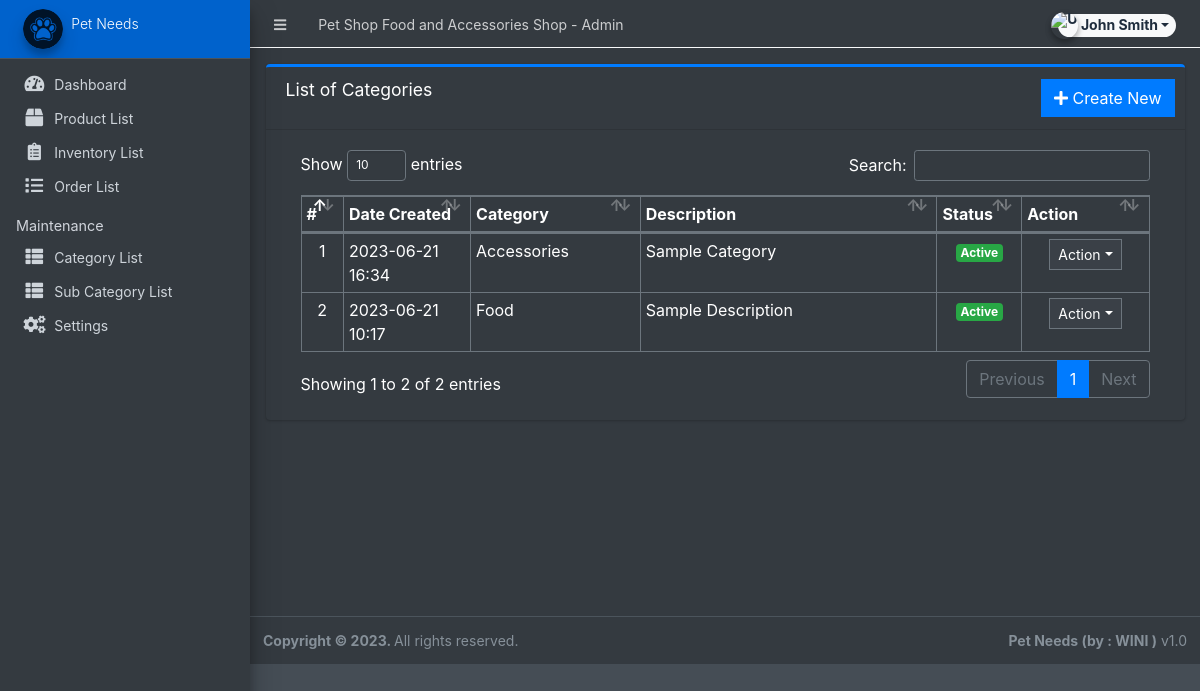
The page /admin/?page=maintenance/category (signed in) on the database as committed earlier.
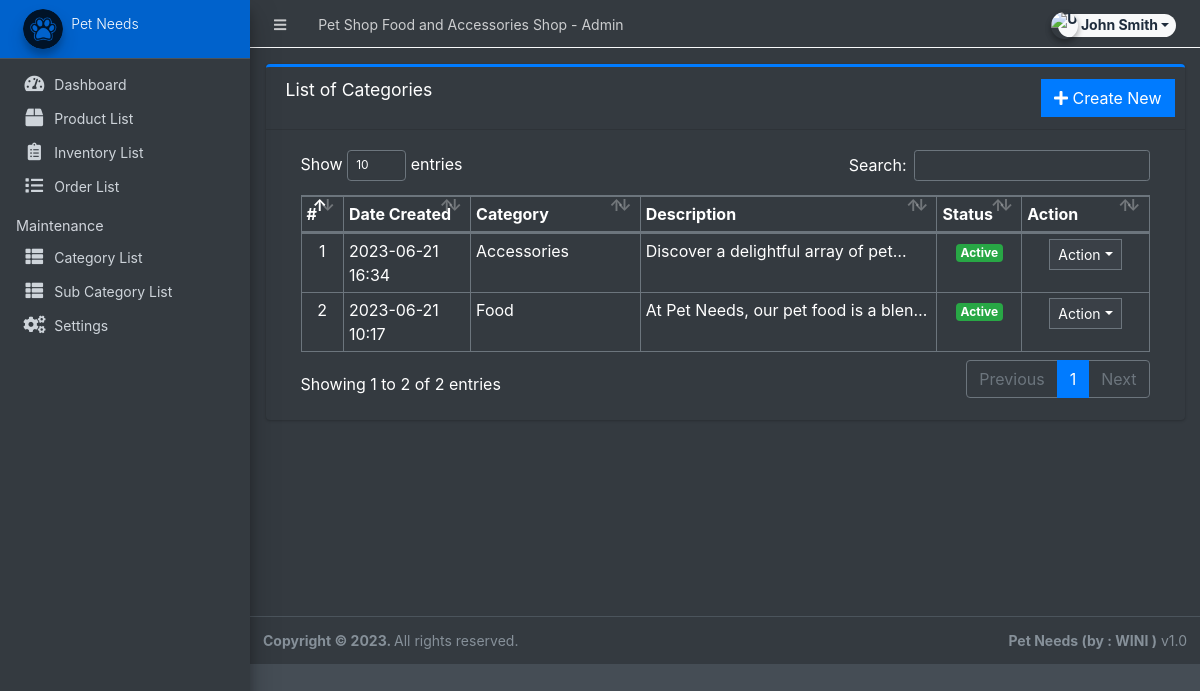
The same page on the database as committed later.
### tables this page shows
CREATE TABLE `categories` (
  `id` int(30) NOT NULL,
  `category` varchar(250) NOT NULL,
  `description` text DEFAULT NULL,
  `status` tinyint(1) NOT NULL DEFAULT 1,
  `date_created` datetime NOT NULL DEFAULT current_timestamp()
);

### admin/maintenance/category.php (the view, shortened to what this page needs)
<div class="card card-outline card-primary">
	<div class="card-header">
		<h3 class="card-title">List of Categories</h3>
		<div class="card-tools">
			<a href="?page=maintenance/manage_category" class="btn btn-flat btn-primary"><span class="fas fa-plus"></span>  Create New</a>
		</div>
	</div>
	<div class="card-body">
		<div class="container-fluid">
        <div class="container-fluid">
			<table class="table table-bordered table-stripped">
				<colgroup>
					<col width="5%">
					<col width="15%">
					<col width="20%">
					<col width="35%">
					<col width="10%">
					<col width="15%">
				</colgroup>
				<thead>
					<tr>
						<th>#</th>
						<th>Date Created</th>
						<th>Category</th>
						<th>Description</th>
						<th>Status</th>
						<th>Action</th>
					</tr>
				</thead>
				<tbody>
					<?php
					$i = 1;
						$qry = $conn->query("SELECT * from `categories` order by unix_timestamp(date_created) desc ");
						while($row = $qry->fetch_assoc()):
                            $row['description'] = strip_tags(stripslashes(html_entity_decode($row['description'])));
					?>
						<tr>
							<td class="text-center"><?php echo $i++; ?></td>
							<td><?php echo date("Y-m-d H:i",strtotime($row['date_created'])) ?></td>
							<td><?php echo $row['category'] ?></td>
							<td ><p class="truncate-1 m-0"><?php echo $row['description'] ?></p></td>
							<td class="text-center">
                                <?php if($row['status'] == 1): ?>
                                    <span class="badge badge-success">Active</span>
                                <?php else: ?>
                                    <span class="badge badge-danger">Inactive</span>
                                <?php endif; ?>
                            </td>
							<td align="center">
								 <button type="button" class="btn btn-flat btn-default btn-sm dropdown-toggle dropdown-icon" data-toggle="dropdown">
				                  		Action
				                  </button>
							</td>
						</tr>
					<?php endwhile; ?>
				</tbody>
			</table>
		</div>
		</div>
	</div>
</div>

Rows that differ between the two databases and show on the page:
changed categories "Accessories": description "Sample Category" → "Discover a delightful array of…"
changed categories "Food": description "Sample Description" → "At Pet Needs, our pet food is a…"
